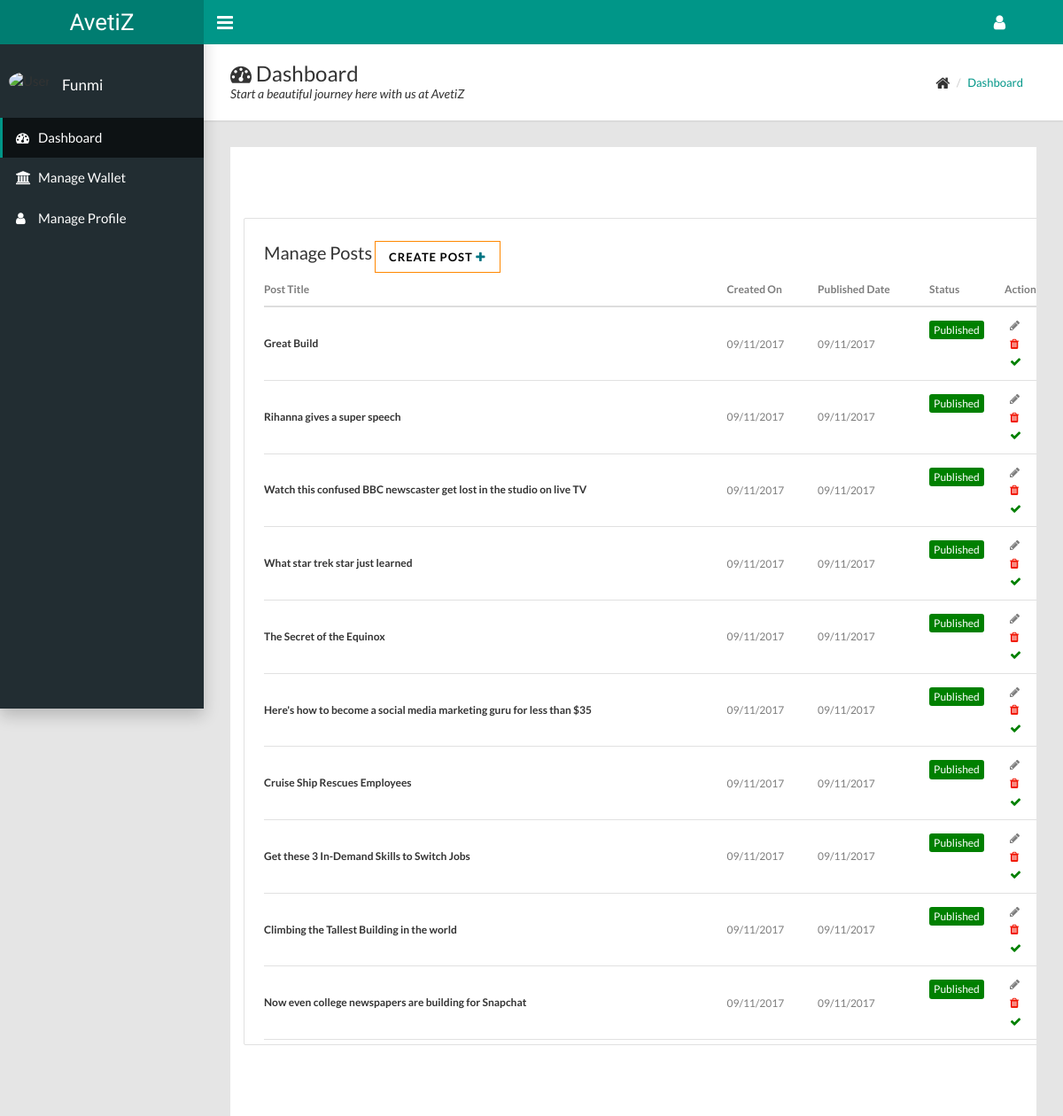
The page /dashboard/manage_posts/ (signed in) on the database its author committed.
### blog/models.py (models this page shows, shortened)
class Post(models.Model):
    author = models.ForeignKey('auth.User')
    title = models.CharField(max_length=200)
    text = models.TextField(blank=True)
    post_pic = models.ImageField(upload_to='media', blank=True, null=True)
    created_date = models.DateTimeField(default=timezone.now)
    published_date = models.DateTimeField(blank=True, null=True)
    featured_post = models.BooleanField(default=False)
    trending_post = models.BooleanField(default=False)
    status = models.CharField(max_length=100, default="Draft", choices=(('Draft','Draft'),('Published','Published'),('Submitted','Submitted')))
    category = models.ForeignKey('Category', null=True, blank=True)
    slug = models.SlugField(null=True, blank=True)

### advert/views.py (the view)
class postList(LoginRequiredMixin, ListView):
	model=Post
	template_name='advert/post_list.html'
	login_url='account/login'
	context_object_name='posts'
	def get_queryset(self):
		return Post.objects.filter(author=self.request.user).order_by('-published_date')

### advert/templates/advert/post_list.html (shortened to what this page needs)
{% extends 'advert/base.html' %}
{% block content %}
<main id="maincontent">
  <section class="manage">
    <div class="container">
      <div class="row">
      	<div class="col-md-10 js-post-list ">
      	<div class="panel-body">
      	  <div class="tablehead">
			  <div class="job_title">Manage Posts</div>
			  <button class="createbtn btn btn-primary js-add-product  " data-url="{% url 'advert:create_post' %}">Create Post <i class="fa fa-plus" style="color:#017583;"></i></button>
		  </div>
		    <table class="table overflow-table" id="product-table">
		      <thead >
		      	<tr>
			          <th><strong>Post Title</strong></th>
			          <th class ="mobile_no"><strong>Created On</strong></th>
			          <th class="mobile_no"><strong >Published Date</strong></th>
			          <th><strong>Status</strong></th>
			          <th><strong>Action</strong></th>
			    </tr>
		      </thead>
		      <tbody>
          			{% include 'advert/includes/partial_post_list.html' %}
			   </tbody>
			</table>
			</div>
         </div>
      </div>
    </div>
  </section>
</main>
{% endblock %}

### advert/templates/advert/base.html (shortened to what this page needs)
{% load static %}
<!DOCTYPE html>
<html>
  <head>
    <link rel="stylesheet" type="text/css" href="{% static 'css/main.css' %}">
     <link rel="stylesheet" type="text/css" href="{% static 'css/dash.css' %}">
    <link rel="stylesheet" type="text/css" href="https://maxcdn.bootstrapcdn.com/font-awesome/4.7.0/css/font-awesome.min.css">
  </head>
  <body class="sidebar-mini fixed">
    <div class="wrapper">
      <header class="main-header hidden-print"><a class="logo" href="{% url 'blog:post_list' %}">AvetiZ</a>
        <nav class="navbar navbar-static-top">
          <a class="sidebar-toggle" href="#" data-toggle="offcanvas"></a>
          <div class="navbar-custom-menu">
            <ul class="top-nav">
              <li class="dropdown"><a class="dropdown-toggle" href="#" data-toggle="dropdown" role="button" aria-haspopup="true" aria-expanded="false"><i class="fa fa-user fa-lg"></i></a>
              </li>
            </ul>
          </div>
        </nav>
      </header>
      <aside class="main-sidebar hidden-print">
        <section class="sidebar">
          <div class="user-panel">
            <div class="pull-left image"><img class="img-circle" src="https://s3.amazonaws.com/uifaces/faces/twitter/jsa/48.jpg" alt="User Image"></div>
            <div class="pull-left info">
              <p style="text-transform:capitalize;" >{{request.user.first_name}}</p>
            </div>
          </div>
          <ul class="sidebar-menu">
            <li class="active"><a href="{% url 'advert:dashboard' %}"><i class="fa fa-dashboard"></i><span>Dashboard</span></a></li>
            <li><a href="{% url 'advert:transaction_list' %}"><i class="fa fa-bank"></i><span>Manage Wallet</span></a></li>
            <li><a href="{% url 'advert:profile' %}"><i class="fa fa-user"></i><span>Manage Profile</span></a></li>
          </ul>
        </section>
      </aside>
      {% if xyzw %}
        {% block profile %}{% endblock %}
      {% else %}
      <div class="content-wrapper">
        <div class="page-title">
          <div>
            <h1><i class="fa fa-dashboard"></i> Dashboard</h1>
            <p>Start a beautiful journey here with us at AvetiZ</p>
          </div>
          <div>
            <ul class="breadcrumb">
              <li><i class="fa fa-home fa-lg"></i></li>
              <li><a href="{% url 'advert:dashboard'%}">Dashboard</a></li>
            </ul>
          </div>
        </div>
        {% block content %}{% endblock %}
      </div>
    {% endif %}
    </div>
  </body>
</html>

### advert/templates/advert/includes/partial_post_list.html
        {% for post in posts %}
        <tr>
          <td><h1><strong>{{post.title}}</strong></h1></td>
          <td class="mobile_no">{{post.created_date|date:"SHORT_DATE_FORMAT"}}</td>
          {% if post.published_date %}
          <td class="mobile_no">{{post.published_date|date:"SHORT_DATE_FORMAT"}}</td>
          {% else %}
          <td class="mobile_no">Not yet Published</td>
          {% endif %}
          <td class="status {{post.status}}">{{post.status}}</td>
          <td> <button data-toggle="tooltip"  title="Edit Post" data-url="{% url 'advert:update_post' post.id %}"  class="js-update-product buttonicon"><span><i  class="fa fa-pencil" ></i></span></button>
          <br>
          <button data-toggle="tooltip"  title="Delete Post" data-url="{% url 'advert:delete_post' post.id %}"  class="js-delete-product buttonicon"><span><i style="color:#f11300 ; " class="fa fa-trash"></i></span></button>
          <br>
          <button data-url="{% url 'advert:submit_post' post.id%}"  data-toggle="tooltip"  title="Save post for Review" class="js-submit-product buttonicon"><span><i style="color:green ; " class="fa fa-check"></i></span></button>
          </td>
        </tr>
        {% endfor %}

### blog/static/css/dash.css (style rules this page uses)
a { text-decoration: none; }
#maincontent { padding: 80px 0px; position: relative; overflow: hidden; float: left; width: 100%; }
.manage .panel-body { padding-bottom: 5px; }
.panel-body { border: solid 1px #e1e1e1; border-radius: 2px; padding: 22px; position: relative; }
.job_title { color: #333; font-size: 20px; line-height: 33px; font-weight: 500; display:inline; }
.table { margin-bottom: 0px; }
tr { border-bottom: solid 1px #e1e1e1; }
.manage .table>thead>tr>th { padding-left: 0px; }
.table>thead>tr>th { font-size: 13px; color: #333; }
.table>tbody>tr>td, .table>tbody>tr>th, .table>tfoot>tr>td, .table>tfoot>tr>th, .table>thead>tr>td, .table>thead>tr>th { border-top: 0px; font-size: 12px; vertical-align: middle; color: #7d7d7d; padding: 10px; padding-left: 0px; }
.table>tbody>tr>td h1 { font-size: 12px; color: #333; line-height: 30px; font-weight: 500; margin: 0px; }
.table>tbody>tr>td span { color: #7d7d7d; font-size: 13px; display: block; }
.status { color: #fff !important; font-size: 13px; display: inline-block; border-radius: 3px; margin-top: 15px; padding: 2px 5px !important; }
.Published { background-color: #5cc069; }
.createbtn { border-radius:0px; background:transparent; border-style: solid; border-color: #ff8800; border-width: 1px; color:#000; }
.buttonicon { background-color: transparent; border-style: none; }
#maincontent { background-color: #fff; }
.Published { background-color:green; }

### rows shown on the page
Post: title "Great Build", created_date "09/11/2017", published_date "09/11/2017", status "Published"
Post: title "Rihanna gives a super speech", created_date "09/11/2017", published_date "09/11/2017", status "Published"
Post: title "Watch this confused BBC newscaster get lost in the studio on live TV", created_date "09/11/2017", published_date "09/11/2017", status "Published"
Post: title "What star trek star just learned", created_date "09/11/2017", published_date "09/11/2017", status "Published"
Post: title "The Secret of the Equinox", created_date "09/11/2017", published_date "09/11/2017", status "Published"
Post: title "Here's how to become a social media marketing guru for less than $35", created_date "09/11/2017", published_date "09/11/2017", status "Published"
Post: title "Cruise Ship Rescues Employees", created_date "09/11/2017", published_date "09/11/2017", status "Published"
Post: title "Get these 3 In-Demand Skills to Switch Jobs", created_date "09/11/2017", published_date "09/11/2017", status "Published"
Post: title "Climbing the Tallest Building in the world", created_date "09/11/2017", published_date "09/11/2017", status "Published"
Post: title "Now even college newspapers are building for Snapchat", created_date "09/11/2017", published_date "09/11/2017", status "Published"

### other values the page prints
{{ request.user.first_name }} "Funmi"
